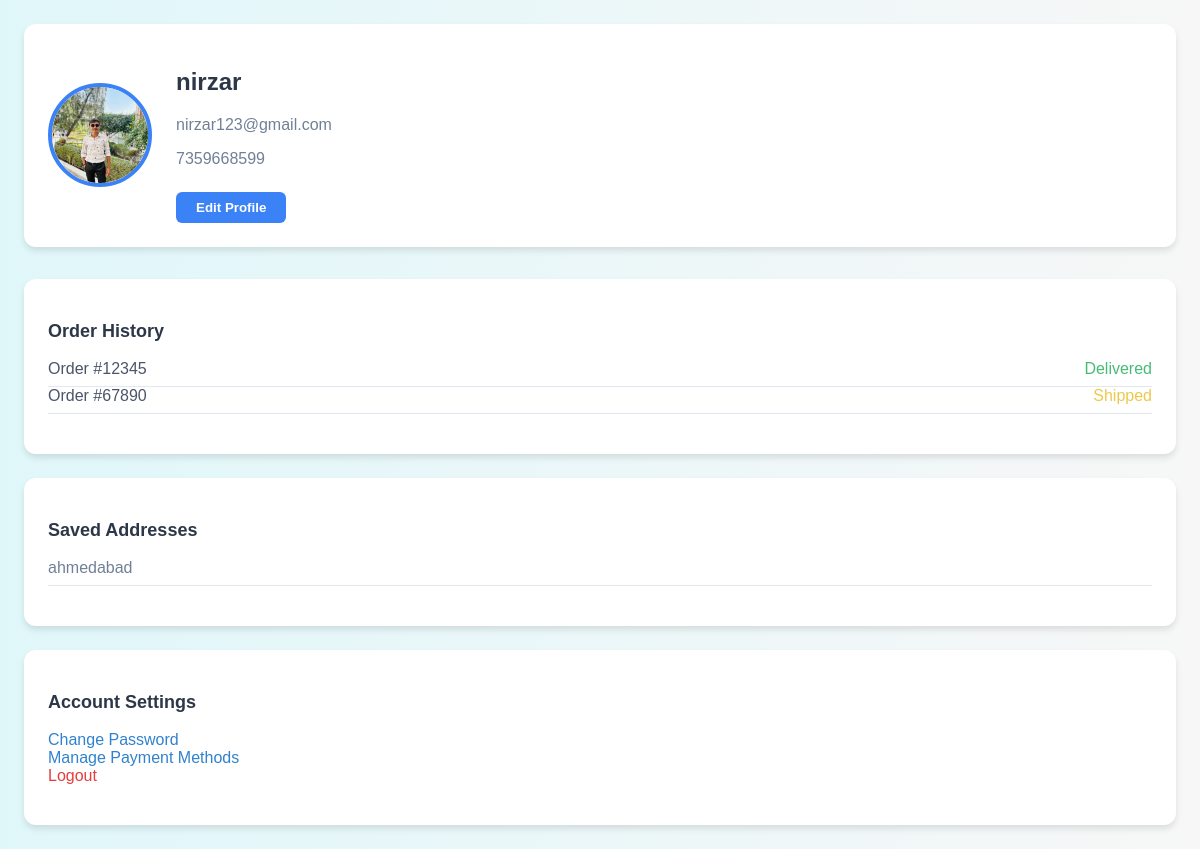
The app's page /profile (signed in) with its own data.
### myapp/models.py (models this page shows, shortened)
class Register(models.Model):
    username= models.CharField(max_length=50)
    password = models.CharField(max_length=8)
    email = models.CharField(max_length=20)
    number = models.IntegerField(default=1)
    address = models.CharField(max_length=100)
    image = models.ImageField(upload_to="image")

### myapp/views.py (the view)
# urls.py: path('profile', views.profile ,name='profile'),
def profile(request):
    uid = Register.objects.get(email=request.session['email'])
    contaxt = {"uid":uid,
               }
    return render(request,"profile.html",contaxt)

### myapp/Templates/profile.html (shortened to what this page needs)
<!DOCTYPE html>
<html lang="en">
<head>
</head>
<body>
    <div class="container">
        <div class="profile-header">
            <img src="{{uid.image}}" alt="Profile Picture">
            <div>
                <h2>{{uid.username}}</h2>
                <p>{{uid.email}}</p>
                <p>{{uid.number}}</p>
                <button id="editProfileButton">Edit Profile</button>
            </div>
        </div>
        <div class="section">
            <div class="section-card">
                <h3>Order History</h3>
                <ul class="order-list">
                    <li class="order-item">
                        <span>Order #12345</span>
                        <span class="status status-delivered">Delivered</span>
                    </li>
                    <li class="order-item">
                        <span>Order #67890</span>
                        <span class="status status-shipped">Shipped</span>
                    </li>
                </ul>
            </div>
            <div class="section-card">
                <h3>Saved Addresses</h3>
                <p class="address-item">{{uid.address}}</p>
            </div>
            <div class="section-card">
                <h3>Account Settings</h3>
                <ul class="order-list">
                    <li><a href="#" class="button-blue">Change Password</a></li>
                    <li><a href="#" class="button-blue">Manage Payment Methods</a></li>
                    <li><a href="#" class="button-red">Logout</a></li>
                </ul>
            </div>
        </div>
    </div>
</body>
</html>

### myapp/Templates/profile.html (style rules this page uses)
body { background: linear-gradient(to right, #e0f7fa, #f7f7f7); min-height: 100vh; display: flex; align-items: center; justify-content: center; margin: 0; font-family: 'Arial', sans-serif; }
.container { max-width: 1200px; width: 100%; padding: 1.5rem; }
.profile-header { background: #fff; box-shadow: 0 4px 6px rgba(0, 0, 0, 0.1); border-radius: 0.75rem; padding: 1.5rem; display: flex; align-items: center; gap: 1.5rem; transition: transform 0.3s ease; }
.profile-header img { width: 6rem; height: 6rem; border-radius: 50%; border: 4px solid #3b82f6; }
.profile-header h2 { font-size: 1.5rem; font-weight: bold; color: #2d3748; }
.profile-header p { color: #718096; }
.profile-header button { margin-top: 0.5rem; padding: 0.5rem 1.25rem; background-color: #3b82f6; color: #fff; font-weight: 600; border-radius: 0.375rem; transition: all 0.3s ease; border: none; }
.section { margin-top: 2rem; display: flex; flex-direction: column; gap: 1.5rem; }
.section .section-card { background: #fff; box-shadow: 0 4px 6px rgba(0, 0, 0, 0.1); border-radius: 0.75rem; padding: 1.5rem; transition: transform 0.3s ease; }
.section h3 { font-size: 1.125rem; font-weight: 600; color: #2d3748; }
.order-list, .address-list { margin-top: 1rem; list-style-type: none; padding: 0; }
.order-item, .address-item { display: flex; justify-content: space-between; padding-bottom: 0.5rem; border-bottom: 1px solid #e2e8f0; color: #4a5568; }
.order-item .status { font-weight: 500; }
.status-delivered { color: #48bb78; }
.status-shipped { color: #ecc94b; }
.address-item { color: #718096; }
.button-blue { color: #3182ce; font-weight: 500; text-decoration: none; transition: color 0.3s ease; }
.button-red { color: #e53e3e; font-weight: 500; text-decoration: none; transition: color 0.3s ease; }

### records on screen
Register: image (picture), username "nirzar", email "nirzar123@gmail.com", number "7359668599", address "ahmedabad"
